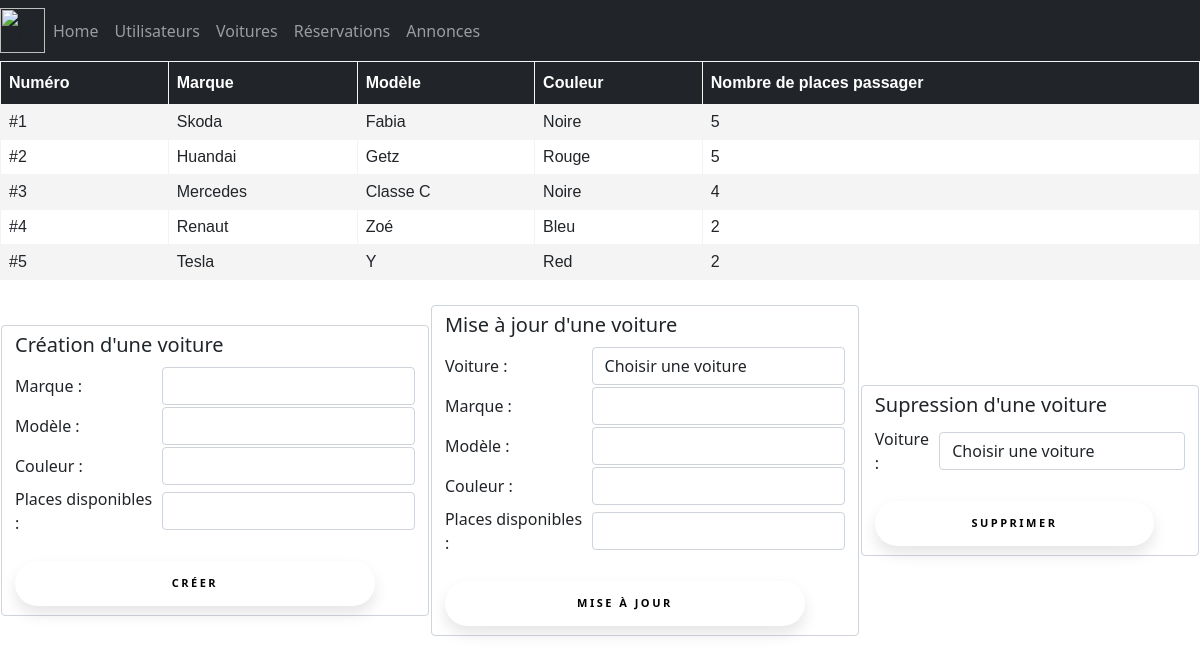
The app's page /cars_crud.php, older data.
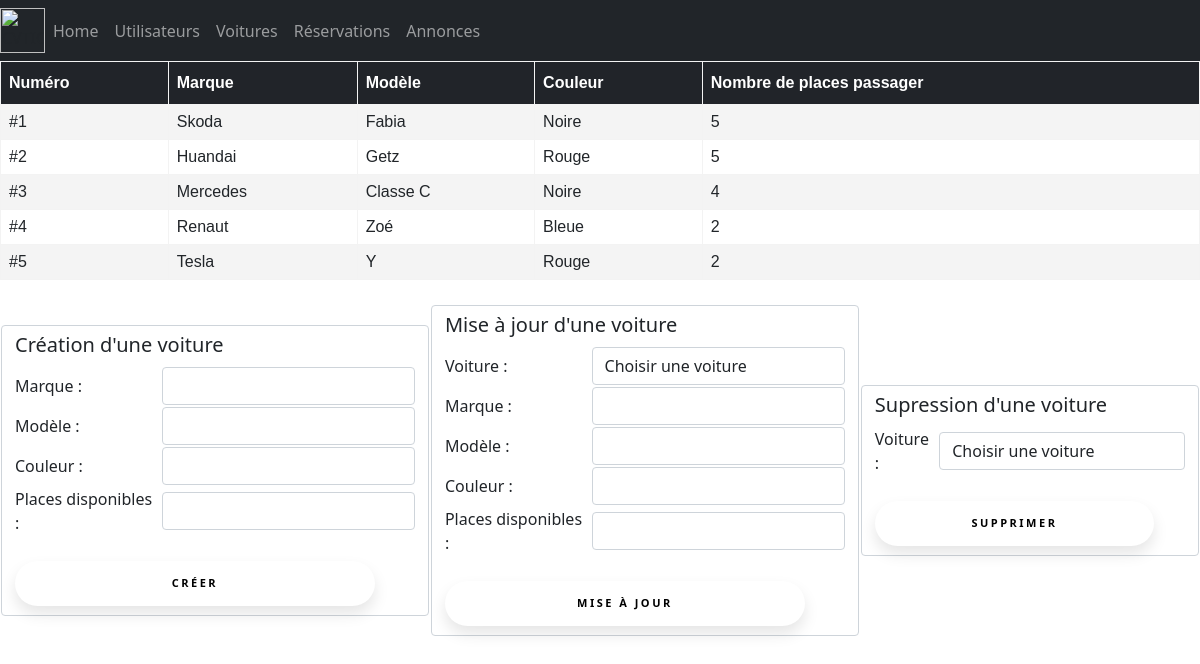
The same page, newer data.
### tables this page shows
CREATE TABLE `cars` (
  `id` int NOT NULL,
  `brand` varchar(255) NOT NULL,
  `model` varchar(255) NOT NULL,
  `color` varchar(255) NOT NULL,
  `nbrSlots` int NOT NULL
);

### class/Services/DataBaseService.php (called while the page is built, shortened)
<?php
class DataBaseService
{
    private $connection;
    public function __construct()
    {
        try {
            $this->connection = new PDO(
                'mysql:host=' . self::HOST . ';port=' . self::PORT . ';dbname=' . self::DATABASE_NAME,
                self::MYSQL_USER,
                self::MYSQL_PASSWORD
            );
            $this->connection->exec("SET CHARACTER SET utf8");
        } catch (Exception $e) {
            echo 'Erreur : ' . $e->getMessage();
        }
    }
    public function getCars(): array
    {
        $cars = [];
        $sql = 'SELECT * FROM cars';
        $query = $this->connection->query($sql);
        $results = $query->fetchAll(PDO::FETCH_ASSOC);
        if (!empty($results)) {
            $cars = $results;
        }
        return $cars;
    }
}

### class/Services/CarsService.php (called while the page is built, shortened)
<?php
class CarsService
{
    public function getCars(): array
    {
        $cars = [];
        $dataBaseService = new DataBaseService();
        $carsDTO = $dataBaseService->getCars();
        if (!empty($carsDTO)) {
            foreach ($carsDTO as $carDTO) {
                $car = new Car();
                $car->setId($carDTO['id']);
                $car->setBrand($carDTO['brand']);
                $car->setModel($carDTO['model']);
                $car->setColor($carDTO['color']);
                $car->setNbrSlots($carDTO['nbrSlots']);
                $cars[] = $car;
            }
        }
        return $cars;
    }
}

### class/Entities/Car.php (called while the page is built, shortened)
<?php
class Car
{
    private $id;
    private $brand;
    private $model;
    private $color;
    private $nbrSlots;
    public function getId(): string
    {
        return $this->id;
    }
    public function setId(string $id): self
    {
        $this->id = $id;
        return $this;
    }
    public function getBrand(): string
    {
        return $this->brand;
    }
    public function setBrand(string $brand): self
    {
        $this->brand = $brand;
        return $this;
    }
    public function getModel(): string
    {
        return $this->model;
    }
    public function setModel(string $model): self
    {
        $this->model = $model;
        return $this;
    }
    public function getColor(): string
    {
        return $this->color;
    }
    public function setColor(string $color): self
    {
        $this->color = $color;
        return $this;
    }
    public function getNbrSlots(): int
    {
        return $this->nbrSlots;
    }
    public function setNbrSlots(int $nbrSlots): self
    {
        $this->nbrSlots = $nbrSlots;
        return $this;
    }
}

### cars_crud.php (the view, shortened to what the changed rows need)
<head>
    <link href="css/style.css" rel="stylesheet" type="text/css">
  </head>
<?php
include_once 'menu/nav.php';
$controller = new CarsController();
$carsService = new CarsService();
$cars = $carsService->getCars();
echo $controller->getCars();
?>
<br>

### class/Controllers/CarsController.php (shortened to what the changed rows need)
<?php
class CarsController
{
    public function getCars(): string
    {
        $html = '<table class="table_af">' .
        '<tr>' .
        '<th>Numéro</th>' .
        '<th>Marque</th>' .
        '<th>Modèle</th>' .
        '<th>Couleur</th>' .
        '<th>Nombre de places passager</th>' .
        '</tr>';
        $carsService = new CarsService();
        $cars = $carsService->getCars();
        foreach ($cars as $car) {
            $html .=
                '<tr>'.
                '<td>'. '#' . $car->getId() . ' ' . '</td>' .
                '<td>'. $car->getBrand() . ' ' . '</td>' .
                '<td>'. $car->getModel() . ' ' . '</td>' .
                '<td>'. $car->getColor() . ' ' . '</td>' .
                '<td>'. $car->getNbrSlots(). ' ' . '</td>' .
                '</tr>';
        }
        $html .= '</table>';
        return $html;
    }
}

Row changes from the older to the newer data that the page shows:
changed cars "Renaut": color "Bleu" → "Bleue"
changed cars "Tesla": color "Red" → "Rouge"
